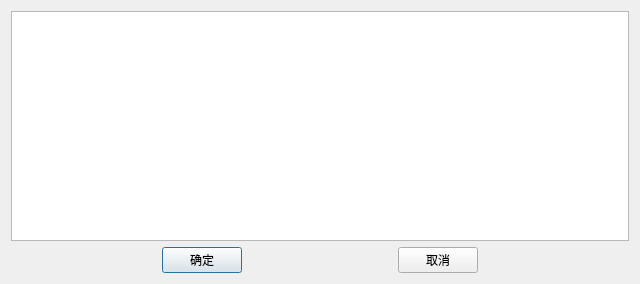
<?xml version="1.0" encoding="UTF-8"?>
<ui version="4.0">
 <class>OBNADJDataList</class>
 <widget class="QDialog" name="OBNADJDataList">
  <property name="geometry">
   <rect>
    <x>0</x>
    <y>0</y>
    <width>640</width>
    <height>284</height>
   </rect>
  </property>
  <property name="windowTitle">
   <string>Dialog</string>
  </property>
  <layout class="QGridLayout" name="gridLayout">
   <item row="0" column="0">
    <widget class="QTableWidget" name="tableWidgetADJInform"/>
   </item>
   <item row="1" column="0">
    <layout class="QHBoxLayout" name="horizontalLayout">
     <item>
      <spacer name="horizontalSpacer">
       <property name="orientation">
        <enum>Qt::Horizontal</enum>
       </property>
       <property name="sizeHint" stdset="0">
        <size>
         <width>40</width>
         <height>20</height>
        </size>
       </property>
      </spacer>
     </item>
     <item>
      <widget class="QPushButton" name="pushButtonOK">
       <property name="text">
        <string>确定</string>
       </property>
      </widget>
     </item>
     <item>
      <spacer name="horizontalSpacer_2">
       <property name="orientation">
        <enum>Qt::Horizontal</enum>
       </property>
       <property name="sizeHint" stdset="0">
        <size>
         <width>40</width>
         <height>20</height>
        </size>
       </property>
      </spacer>
     </item>
     <item>
      <widget class="QPushButton" name="pushButtonCancel">
       <property name="text">
        <string>取消</string>
       </property>
      </widget>
     </item>
     <item>
      <spacer name="horizontalSpacer_3">
       <property name="orientation">
        <enum>Qt::Horizontal</enum>
       </property>
       <property name="sizeHint" stdset="0">
        <size>
         <width>40</width>
         <height>20</height>
        </size>
       </property>
      </spacer>
     </item>
    </layout>
   </item>
  </layout>
 </widget>
 <resources/>
 <connections/>
</ui>
